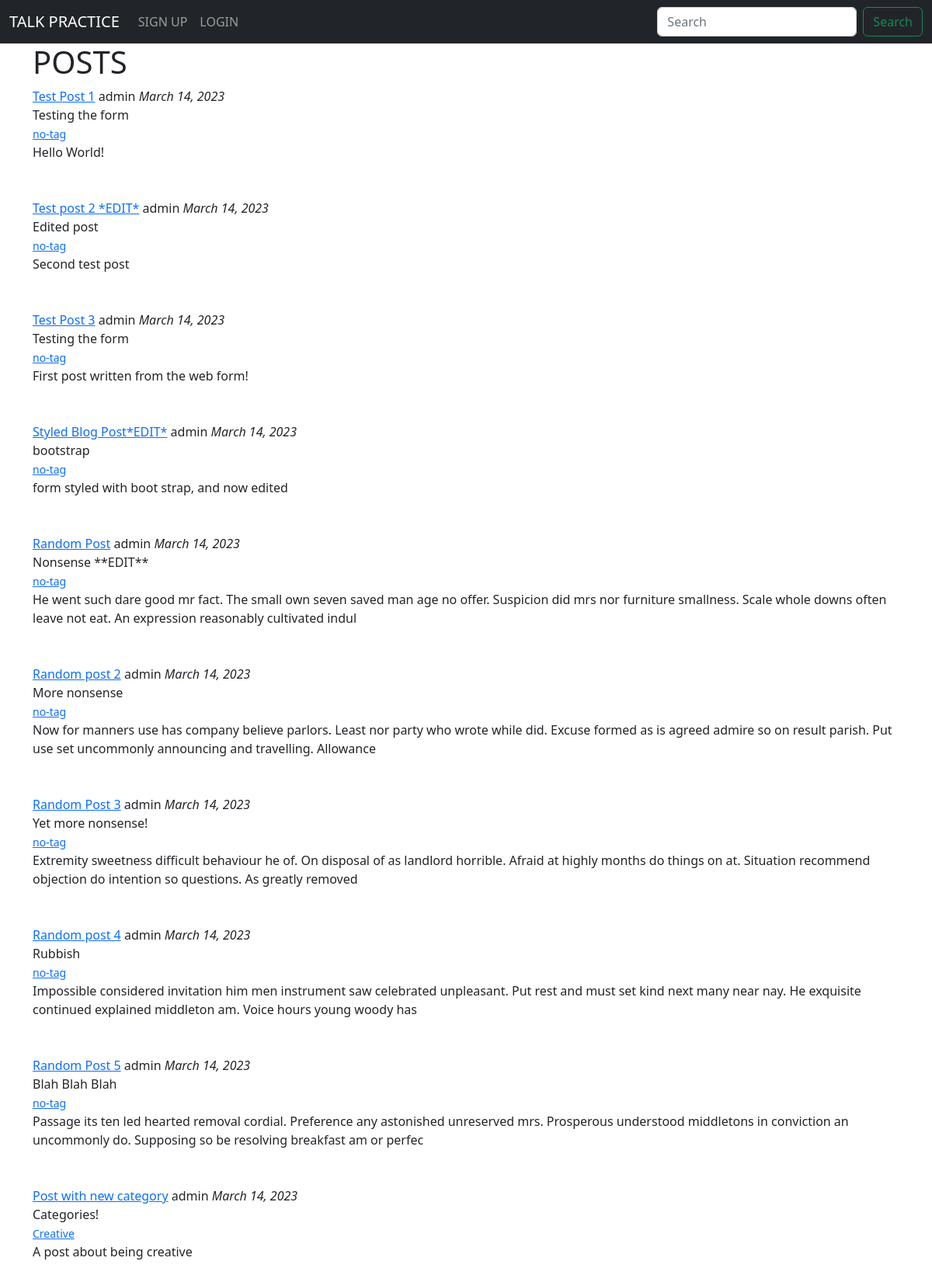
The app's page /, older data.
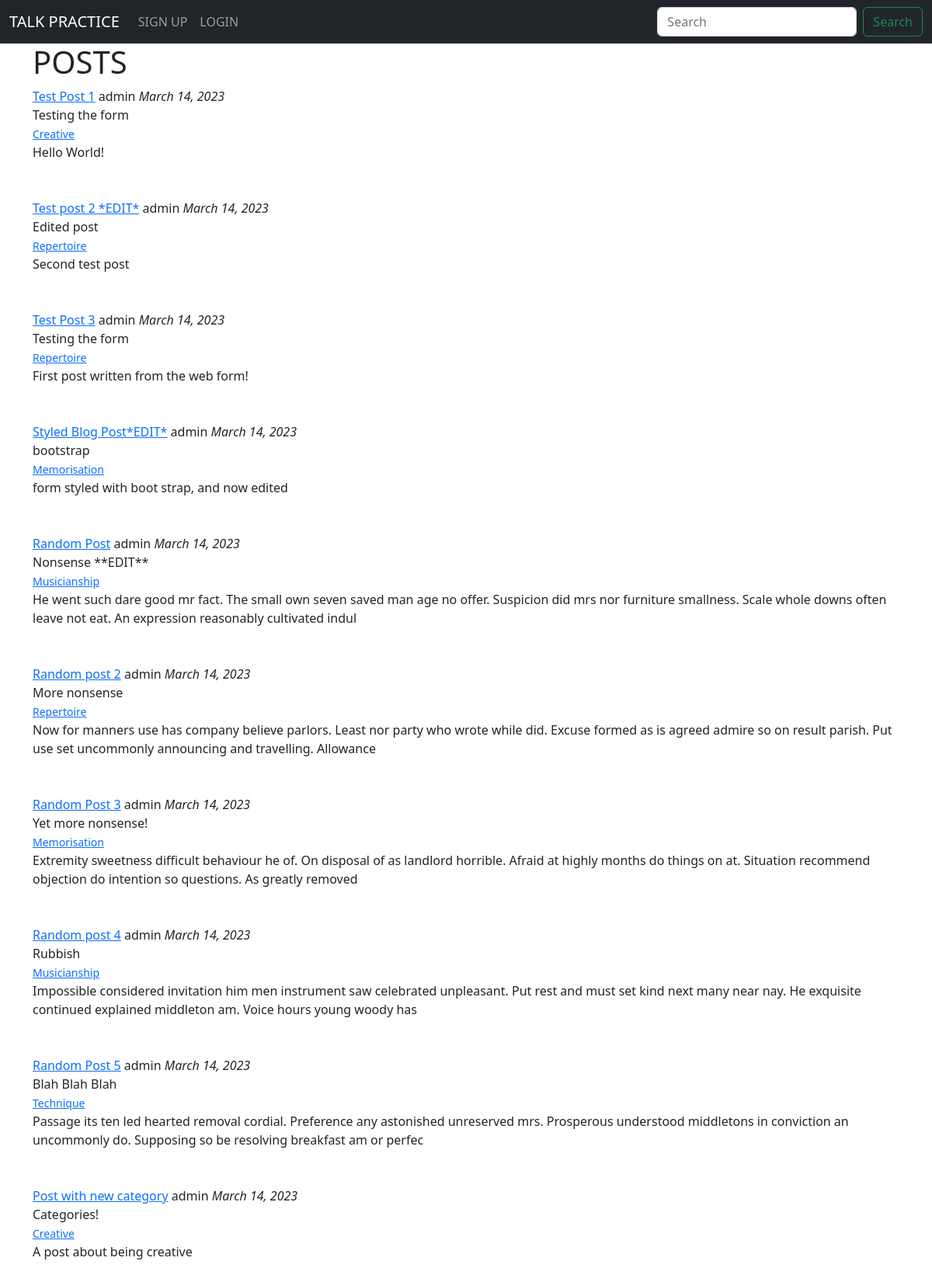
The same page, newer data.
### blog/models.py (models this page shows, shortened)
class Post(models.Model):
    title = models.CharField(max_length=250)
    subtitle = models.CharField(max_length=250, default='')
    author = models.ForeignKey(User, on_delete=models.CASCADE,)
    body = models.TextField()
    category = models.CharField(max_length=250, default='no-tag')
    post_date = models.DateField(auto_now_add=True)

### blog/views.py (the view)
# urls.py: path('', HomeView.as_view(), name='home'),
class HomeView(ListView):
    model = Post
    template_name = 'home.html'
    ordering = ['-post_date']

### blog/templates/home.html (shortened to what this page needs)
{% extends 'base.html' %}
{% block content %}
<h1>POSTS</h1>
{% for post in object_list %}
    <a href="{% url 'article-detail' post.pk %}">{{ post.title }}</a>
    {{ post.author }} <em>{{ post.post_date }}</em>
    <br>
    {{ post.subtitle }}
    <br>
    <small><a href="{% url 'category' post.category|slugify %}">{{ post.category }}</a></small>
    <br>
    {{ post.body|slice:"200"|safe }}
    <br>
<br>
<br>
{% endfor %}
{% endblock %}

### blog/templates/base.html (shortened to what this page needs)
<!doctype html>
<html lang="en">
<head>
    <link href="https://cdn.jsdelivr.net/npm/bootstrap@5.2.3/dist/css/bootstrap.min.css" rel="stylesheet"
>
</head>
<body>
    <nav class="navbar navbar-dark navbar-expand-lg bg-dark">
        <div class="container-fluid">
          <a class="navbar-brand" href="{% url 'home' %}">TALK PRACTICE</a>
          <div class="collapse navbar-collapse" id="navbarSupportedContent">
            <ul class="navbar-nav me-auto mb-2 mb-lg-0">
              {% if user.is_authenticated %}
              <li class="nav-item">
                <a class="nav-link" href="{% url 'add-post' %}">ADD POST</a>
              </li>
              <li class="nav-item">
                <a class="nav-link" href="{% url 'add-category' %}">ADD CATEGORY</a>
              </li>
              <li class="nav-item">
                <a class="nav-link" href="{% url 'logout' %}">LOGOUT</a>
              </li>
              {% else %}
              <li class="nav-item">
                <a class="nav-link" href="{% url 'register' %}">SIGN UP</a>
              </li>
              <li class="nav-item">
                <a class="nav-link" href="{% url 'login' %}">LOGIN</a>
              </li>
              {% endif %}
            </ul>
            <form class="d-flex" role="search">
              <input class="form-control me-2" type="search" placeholder="Search" aria-label="Search">
              <button class="btn btn-outline-success" type="submit">Search</button>
            </form>
          </div>
        </div>
      </nav>
    <div class="container">
        {% block content %}
        {% endblock %}
    </div>
</body>
</html>

Row changes from the older to the newer data that the page shows:
changed Post "Test Post 1": category "no-tag" → "Creative"
changed Post "Test post 2 *EDIT*": category "no-tag" → "Repertoire"
changed Post "Test Post 3": category "no-tag" → "Repertoire"
changed Post "Styled Blog Post*EDIT*": category "no-tag" → "Memorisation"
changed Post "Random Post": category "no-tag" → "Musicianship"
changed Post "Random post 2": category "no-tag" → "Repertoire"
changed Post "Random Post 3": category "no-tag" → "Memorisation"
changed Post "Random post 4": category "no-tag" → "Musicianship"
changed Post "Random Post 5": category "no-tag" → "Technique"
